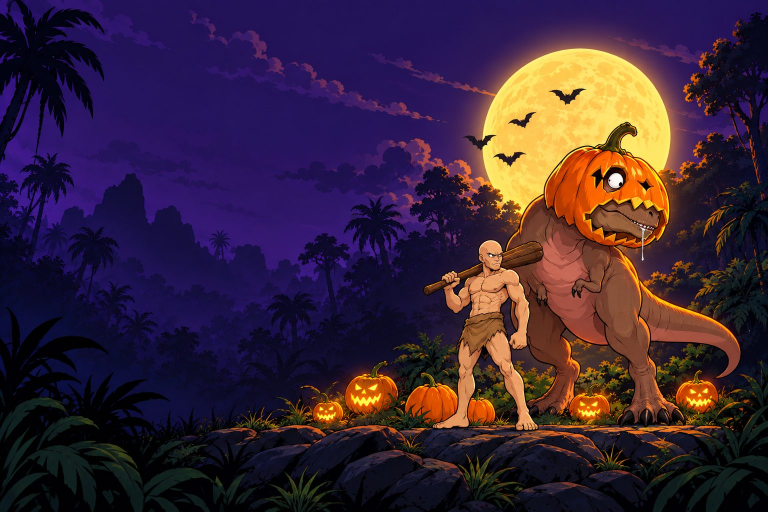
#> input picture docs/task2-weekly-event/2026-w44-halloween/keyart/keyart_16x9.jpg, 1536 x 1024 px, given in place of keyart_16x9.png, which was not available (shown at 1/2 size)
$ python make_store_assets.py ../../../../task2-weekly-event/2026-w44-halloween/keyart/keyart_16x9.jpg
#> lines starting #> are read from the running program, lines starting #| are printed output that depends on the picture
#!/usr/bin/env python3
"""글자 없는 키아트 원본을 스토어 제출 규격으로 잘라 keyart/store/ 에 저장한다.

이미지 모델은 1536×1024·1024×1536·1254×1254 같은 생성 해상도로 만든다. App Store 인앱 이벤트와
Google Play 프로모션 콘텐츠는 1920×1080(16:9)·1080×1920(9:16)·1080×1080(1:1)을 요구하므로,
가운데 기준으로 비율을 맞춰 자르고(cover) 리사이즈한다. 늘리지 않으므로 왜곡이 없다.
스토어 등록 시트(store_submission.md)는 이 사본 경로를 가리켜야 한다.

Usage:
  python make_store_assets.py deliverables/task2-weekly-event/{event_id}/keyart
"""
import os
import sys

from PIL import Image, ImageOps

SPECS = {
    "keyart_16x9.png": (1920, 1080),
    "keyart_9x16.png": (1080, 1920),
    "keyart_1x1.png": (1080, 1080),
}


def main():
    if len(sys.argv) != 2:
        sys.exit(__doc__)
    keyart = sys.argv[1]
    out = os.path.join(keyart, "store")
    os.makedirs(out, exist_ok=True)
    for name, (w, h) in SPECS.items():
        src = os.path.join(keyart, name)
        if not os.path.exists(src):
            print(f"[skip] {src} 없음", file=sys.stderr)
            continue
        im = Image.open(src).convert("RGB")
#> im is the input picture: PIL image 1536x1024 RGB; mean R, G, B 58.3, 37.3, 56.5
        dst = os.path.join(out, name.replace(".png", f"_{w}x{h}.png"))
        ImageOps.fit(im, (w, h), Image.LANCZOS, centering=(0.5, 0.5)).save(dst)
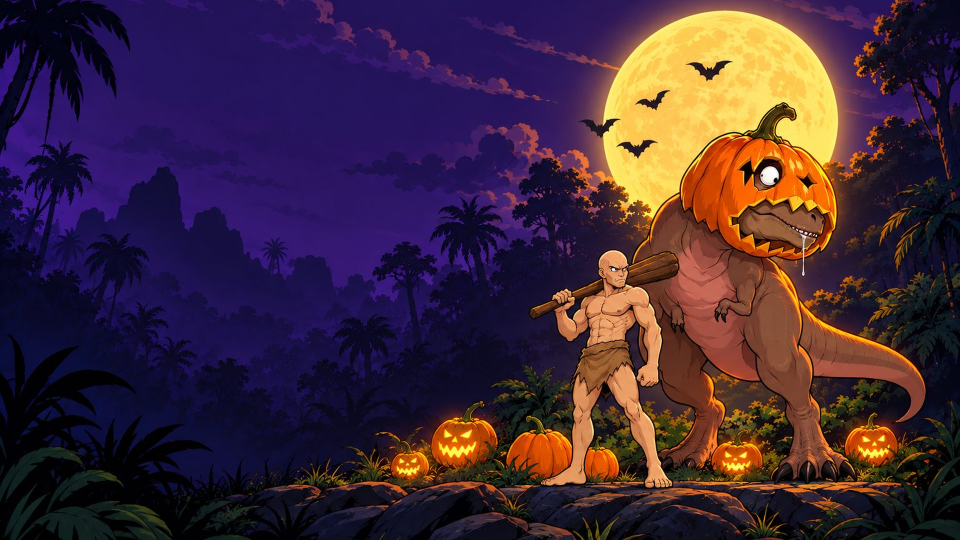
#> saved as keyart_16x9_1920x1080.png: PIL image 1920x1080 RGB (shown at 1/2 size); mean R, G, B 64.7, 41.2, 57.7
        print(f"{dst}  ({im.width}×{im.height} → {w}×{h})")
#| ../../../../task2-weekly-event/2026-w44-halloween/keyart/keyart_16x9.jpg/store/keyart_16x9_1920x1080.png  (1536×1024 → 1920×1080)
#> pass 2 of the loop in main, `for name, (w, h) in SPECS.items():`:
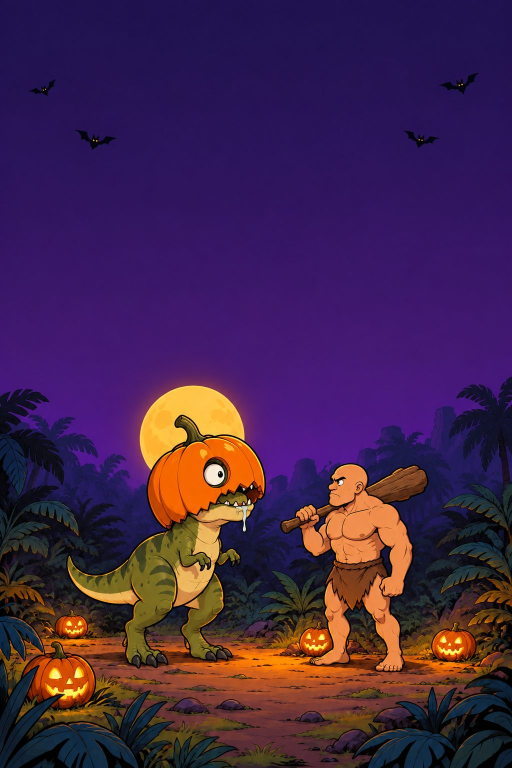
#> input picture docs/task2-weekly-event/2026-w44-halloween/keyart/keyart_9x16.jpg, 1024 x 1536 px, given in place of keyart_9x16.png, which was not available (shown at 1/2 size)
#> in main, im is the input picture: PIL image 1024x1536 RGB; mean R, G, B 67.7, 37.3, 74.2
#> in main, `ImageOps.fit(im, (w, h), Image.LANCZOS, centering=(0.5, 0.5)).save(dst)`:
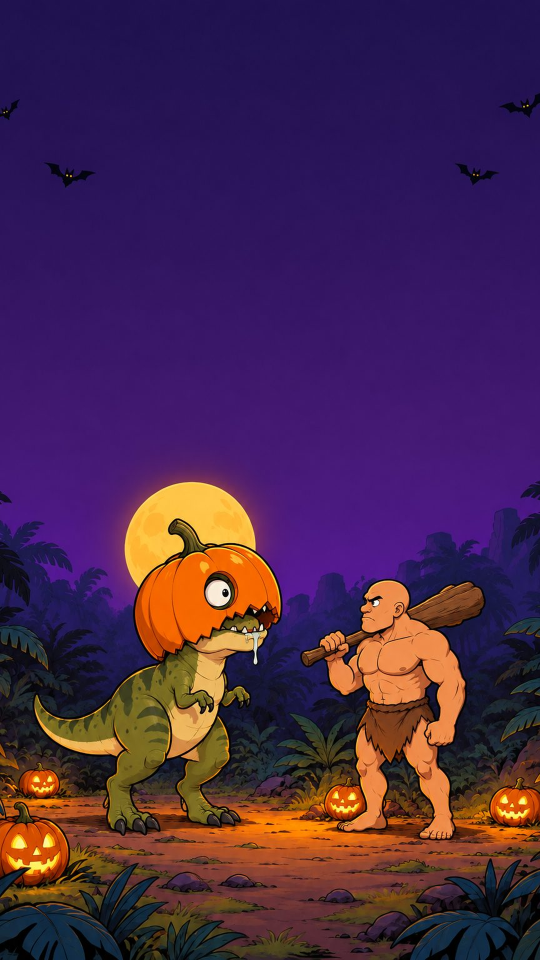
#> saved as keyart_9x16_1080x1920.png: PIL image 1080x1920 RGB (shown at 1/2 size); mean R, G, B 72.6, 39.6, 75.6
#| ../../../../task2-weekly-event/2026-w44-halloween/keyart/keyart_16x9.jpg/store/keyart_9x16_1080x1920.png  (1024×1536 → 1080×1920)
#> pass 3 of the loop in main, `for name, (w, h) in SPECS.items():`:
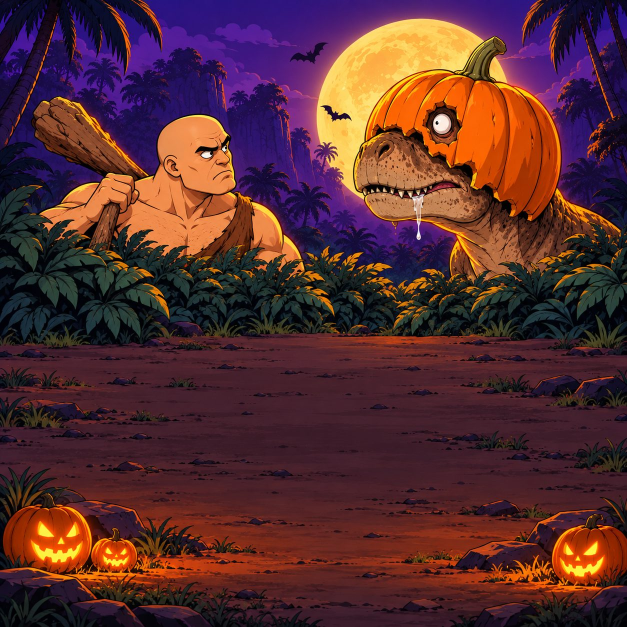
#> input picture docs/task2-weekly-event/2026-w44-halloween/keyart/keyart_1x1.jpg, 1254 x 1254 px, given in place of keyart_1x1.png, which was not available (shown at 1/2 size)
#> in main, im is the input picture: PIL image 1254x1254 RGB; mean R, G, B 86.9, 45.5, 48.5
#> in main, `ImageOps.fit(im, (w, h), Image.LANCZOS, centering=(0.5, 0.5)).save(dst)`:
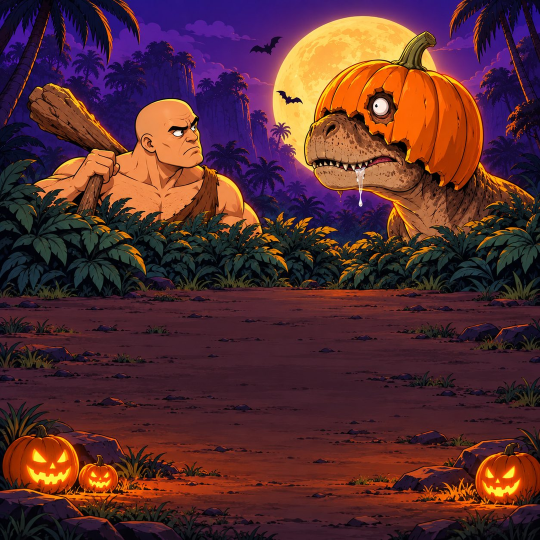
#> saved as keyart_1x1_1080x1080.png: PIL image 1080x1080 RGB (shown at 1/2 size); mean R, G, B 86.9, 45.5, 48.6
#| ../../../../task2-weekly-event/2026-w44-halloween/keyart/keyart_16x9.jpg/store/keyart_1x1_1080x1080.png  (1254×1254 → 1080×1080)


if __name__ == "__main__":
    main()
